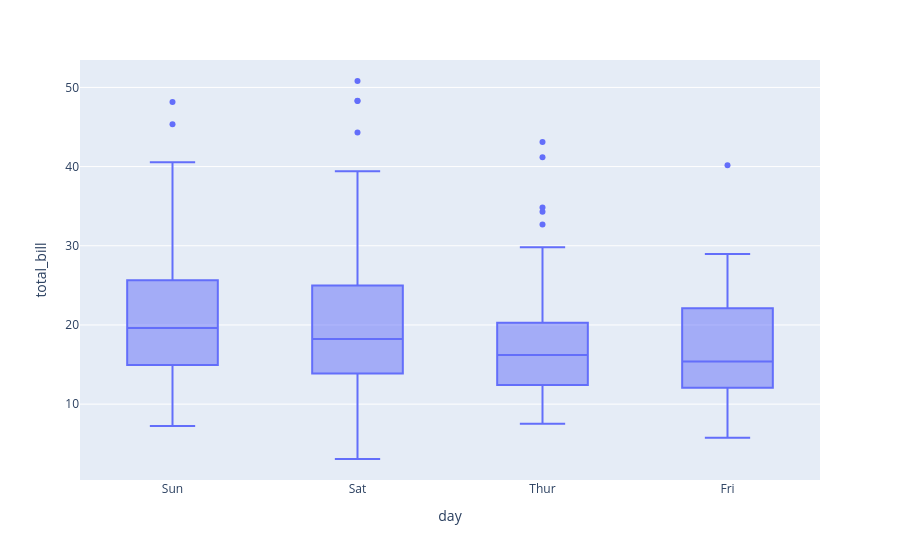

Here is the notebook cell this chart was saved with:
### Code cell
px.box(df, x='day', y='total_bill')

### Figure 1 — Plotly figure (JSON) as saved in the notebook; plotly's stock layout.template omitted (floating-point values rounded to 4 significant figures; data arrays with more than 128 entries replaced by an {"elided": "..."} marker saying what was removed)
{"data": [{"alignmentgroup": "True", "hovertemplate": "day=%{x}<br>total_bill=%{y}<extra></extra>", "legendgroup": "", "marker": {"color": "#636efa"}, "name": "", "notched": false, "offsetgroup": "", "orientation": "v", "showlegend": false, "type": "box", "x": {"elided": "244 str values"}, "x0": " ", "xaxis": "x", "y": {"elided": "244 float values"}, "y0": " ", "yaxis": "y"}], "layout": {"boxmode": "group", "legend": {"tracegroupgap": 0}, "margin": {"t": 60}, "xaxis": {"anchor": "y", "domain": [0, 1], "title": {"text": "day"}}, "yaxis": {"anchor": "x", "domain": [0, 1], "title": {"text": "total_bill"}}}}
